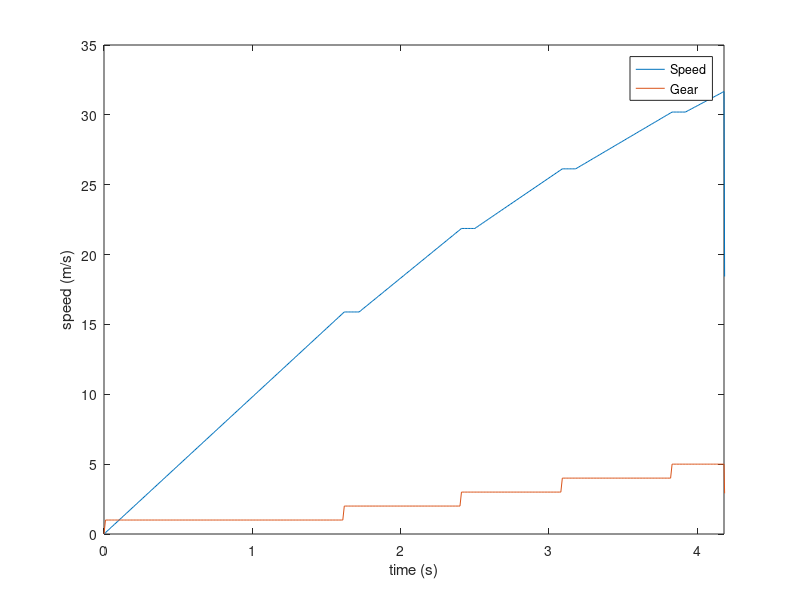
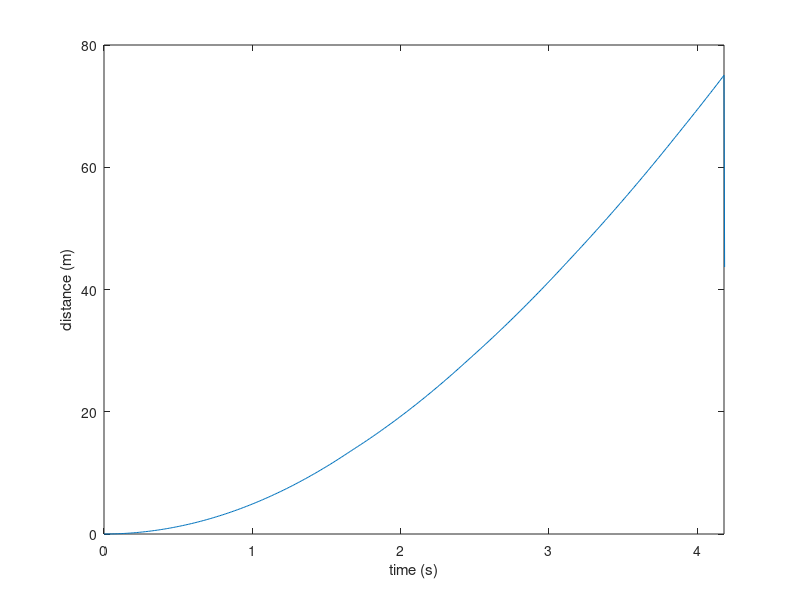
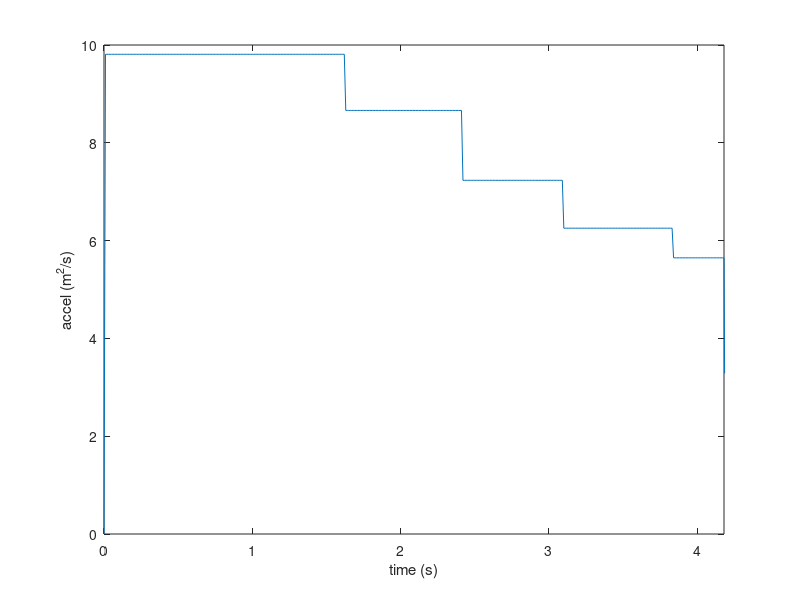

Write MATLAB code to recreate these figures, in order.
% This code has been updated to reflect a time-based vehicle model.
% Gearshift times are included, although rudimentary.
% Launch traction is now defined as a maximum A_x, preventing unrealistically hard launches.
clear
clc
clf

%% Define Variables - User Adjustable
accel_dist=75; %Meters, acceleration distance
etq_eng = 48; %Engine torque in ft/lbs
f_drive = 3.70; %Sprocket Ratio
p_drive = 2.11; %primary drive ratio
red_line = 16000; %RPM at red line
tire_d_eng = 16; %tire diameter
mass_car = 213.61; %mass of car in kg
mass_driver = 60; %mass of driver in kg
shift_t = 0.1; %shift time
a_xmax = 1; %maximum tractive G-force that the tires are capable of at launch

%% Gearing Set Up
gears = 6; %Number of gears in the engine
gratio = zeros(1,gears);
gratio(1) = 2.75; %1st gear ratio
gratio(2) = 2.0;%2nd gear ratio
gratio(3) = 1.67;%3rd gear ratio
gratio(4) = 1.444;%4th gear ratio
gratio(5) = 1.304;%5th gear ratio
gratio(6) = 1.208;%6th gear ratio

%% Define Track
dt = 0.01; %time step size
tmax = 10; %max time of simulation, 10s
steps = tmax/dt; %number of steps in simulation

%% Pre-calculations
etq = etq_eng * 1.3558; %converts nm to ft/lbs
tire_r_eng = tire_d_eng/2; %converts tire diamitre to radius
tire_r=tire_r_eng * 0.0254; %converts tire radius to meters
system_kg = mass_car + mass_driver; %calculates system mass
tire_d = tire_r*2; %calculates tire diamitre in d

%% Intitializing Arrays
dist = zeros(1, steps);
spd = zeros(1,steps);
rpm = zeros(1,steps);
gearstr = zeros(1,steps);
accelstr = zeros(1,steps);
time = 0:dt:tmax-dt;

%% Initialize Numbers
shift_start = 0; %initialize shift event start time
shift_end = 0; %initialize shift event end time
gear = 1; %initial gear

%% Incremental Solution 
for i=2:steps
    % calculate wheel torque and constant acceleration values
    wheel_tq = etq*gratio(gear)*f_drive; %calculates wheel torque
    wheel_f = wheel_tq/tire_r; %calculates wheel force
    accel = wheel_f/system_kg; %calculates acceleration speed in m/s^2

    % check if accel value is greater than the limit of the tires' tractive force, and correct if so
    if accel > (a_xmax * 9.81)
        accel = a_xmax * 9.81;
    end

    if (time(i) >= shift_start) && (time(i) < shift_end)
        spd(i) = spd(i-1);
        rpm(i) = spd(i) * (60*gratio(gear)*f_drive*p_drive)/(2*pi*tire_r); %calculates rpm at given speed
        dist(i) = dist(i-1) + ((spd(i)+spd(i-1))/2) * dt; %calculates distance traveled since last time step
    else
        % calculate speed, rpm, and distance traveled from previous time step
        spd(i) = spd(i-1) + accel*dt; %calculates the speed at incremental timesteps
        rpm(i) = spd(i) * (60*gratio(gear)*f_drive*p_drive)/(2*pi*tire_r); %calculates rpm at given speed
        dist(i) = dist(i-1) + ((spd(i)+spd(i-1))/2) * dt; %calculates distance traveled since last time step
    end

    % controls gear shifting by checking rpm vs redline, and iterating a gear counter if needed
    if rpm(i) > red_line
        if gear ~= 6
            gear = gear+1;
        else
            gear = 6;
        end
        shift_start = time(i);
        shift_end = time(i) + shift_t;
    end

    % store the current gear and acceleration values in an array for plotting
    gearstr(i) = gear;
    accelstr(i) = accel;

    % breaks the loop once the distance value exceeds 75m
    if dist(i) > accel_dist
        break
    end
end

%% Final Solution
fprintf('The acceleration time was: %2.2f seconds.\nThe final speed was: %3.2f meters/second.\n',time(i), spd(i))

plot(time, spd)
xlabel('time (s)')
ylabel('speed (m/s)')
xlim([0, time(i)])
hold on
plot(time, gearstr)
legend('Speed', 'Gear')
hold off

figure
plot(time, dist)
xlabel('time (s)')
ylabel('distance (m)')
xlim([0, time(i)])

figure
plot(time, accelstr)
xlabel('time (s)')
ylabel('accel (m^2/s)')
xlim([0, time(i)])